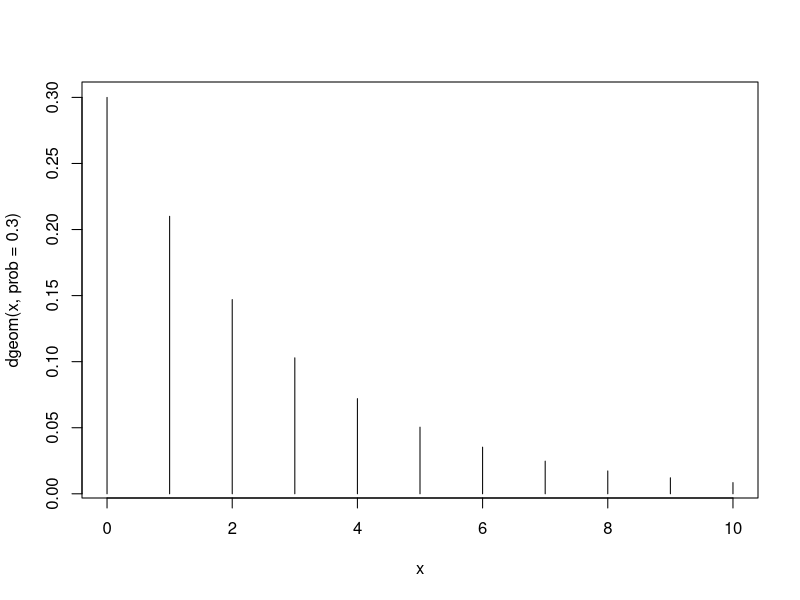

Write R code to recreate this figure.
# Q1
my_LS <- function(X, Y){
  A <- solve(t(X)%*%X)%*%t(X)%*%Y
  return(as.vector(A))
}
X <- cbind(rep(1, 10), 1:10)
Y <- seq(1,30, length = 10)
my_LS(X, Y)


# Q2
my_ridge <- function(X, Y, lambda){
  I <- diag(1, nrow = nrow(t(X)%*%X), ncol = ncol(t(X)%*%X))
  A <- solve(t(X)%*%X + lambda*I)%*%t(X)%*%Y
  return(as.vector(A))
}
X <- cbind(rep(1, 10), 1:10)
Y <- seq(1,30, length = 10)
lambda <- 1
my_ridge(X, Y, lambda)


# Q3
my_sum <- function(n, m){
  sum <- 0
  for (x in 1:n) {
    for (y in 1:m) {
      sum <- sum + x^2*y/(x+y)
    }
  }
  return(sum)
}
my_sum(n = 5, m = 6)


# Q4
my_sum2 <- function(n, m){
  x <- matrix(1:n, n, m)
  y <- matrix(1:m, n, m, byrow = TRUE)
  return(sum(x^2*y/(x+y)))
}
my_sum2(n = 5, m = 6)


# Q5
floor(runif(1, min = 1, max = 6))


# Q6
sample(c(0,1), size = 10, replace = TRUE, prob = c(0.4,0.6))


# Q7 a
x <- seq(1,1000,by=3)
sum(abs(x))

# Q7 b
x <- seq(1,1000,by=3)
sqrt(sum(x^2))


# Q8
v <- 1:10 # define v be a vector of positive integers
sum(v[v%%2==1]) # find the sum of all odd integers in v
# so, the final answer is sum(v[v%%2==1])


# Q9
x <- 0:10
plot(x, dgeom(x, prob = 0.3), type="h")


# Q10
no_sum <- 100000
result <- rep(0, no_sum)
for (i in 1:no_sum) {
  price <- 100*exp(cumsum(rnorm(40, mean = 0.0002, sd = 0.015)))
  result[i] <- min(price[1:20]) < 95 & max(price) > 101
}
mean(result)


